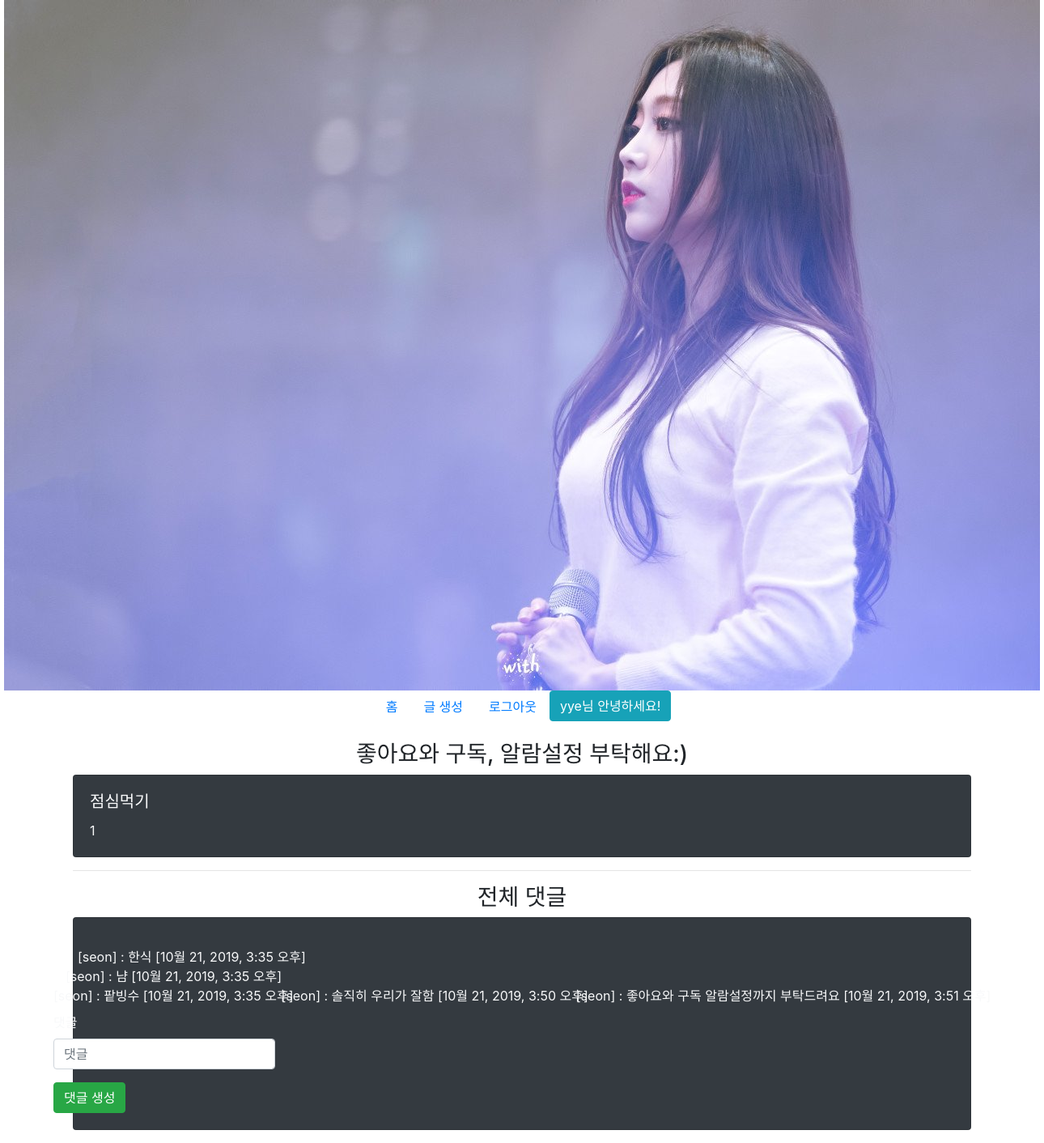
/board/3/detail/ (signed in), run on the app's committed database.
### board/models.py (models this page shows)
class Board(models.Model):
    title = models.CharField(max_length=100)
    content = models.CharField(max_length=100)
    created_at = models.DateField(auto_now_add=True)
    user = models.ForeignKey(settings.AUTH_USER_MODEL,
                             on_delete=models.CASCADE)

class Comment(models.Model):
    board = models.ForeignKey(Board, on_delete=models.CASCADE)
    content = models.CharField(max_length=100)
    created_time = models.DateTimeField(auto_now_add=True)
    user = models.ForeignKey(settings.AUTH_USER_MODEL,
                             on_delete=models.CASCADE)

### board/views.py (the view)
# urls.py: path('<int:id>/detail/', views.detail, name='detail'),
def detail(request, id):
    board = get_object_or_404(Board, id=id)
    comment_form = CommentForm()
    context = {
        'board': board,
        'comment_form': comment_form
    }
    return render(request, 'board/detail.html', context)

### board/forms.py
class CommentForm(forms.ModelForm):
    content = forms.CharField(label="댓글")
    class Meta:
        model = Comment
        fields = ("content",)

### board/templates/board/detail.html (shortened to what this page needs)
{% extends 'base.html' %}
{% load bootstrap4 %}
{% block body %}
<h3 class="text-center">좋아요와 구독, 알람설정 부탁해요:)</h3>
<div class="card bg-dark text-light">
  <div class="card-body">
    <h5 class="card-title">{{board.title}}</h5>
    <p class="card-text">{{board.content}}</p>
  </div>
</div>
<hr>
<h3 class="text-center">전체 댓글</h3>
<div class="card bg-dark text-light">
  <div class="card-body">
    {% for comment in board.comment_set.all %}
    <p>
      <div class="row">
        [{{comment.user}}] : {{comment.content}} [{{comment.created_time}}]
    </p>
    {% endfor %}
  </div>
</div>
{% if user.is_authenticated %}
<form action="{% url 'board:comment_create' board.id %}" method='POST'>
  {% bootstrap_form comment_form %}
  <input type="submit" value="댓글 생성" class="btn btn-success">
</form>
{% endif %}
{% endblock %}

### gallery/templates/base.html (shortened to what this page needs)
{% load bootstrap4 %}
{% load static %}
<!DOCTYPE html>
<html lang="en">
<head>
  {% bootstrap_css %}
</head>
<body>
  <div class="text-center">
    <a
      href="https://search.naver.com/search.naver?sm=top_hty&fbm=0&ie=utf8&query=%EB%9F%AC%EB%B8%94%EB%A6%AC%EC%A6%88+%EC%A7%80%EC%88%98"><img
        src="{% static 'jisoo.jpg' %}" alt=""></a>
  </div>
  <ul class="nav justify-content-center">
    <li class="nav-item">
      <a class="nav-link active" href="{% url 'board:index' %}">홈</a>
    </li>
    {% if user.is_authenticated %}
    <li class="nav-item">
      <a class="nav-link" href="{% url 'board:create' %}">글 생성</a>
    </li>
    <li class="nav-item">
      <a class="nav-link" href="{% url 'accounts:logout' %}">로그아웃</a>
    </li>
    <li class="nav-item">
      <h1 class="btn btn-info">{{user.username}}님 안녕하세요!</h1>
    </li>
    {% endif %}
  </ul>
  <div class="container my-3">
    {% block body %}
    {% endblock %}
  </div>
</body>
</html>

### data on the page
Board: title "점심먹기", content "1"
Comment: user "seon", content "한식", created_time "10월 21, 2019, 3:35 오후"
Comment: user "seon", content "냠", created_time "10월 21, 2019, 3:35 오후"
Comment: user "seon", content "팥빙수", created_time "10월 21, 2019, 3:35 오후"
Comment: user "seon", content "솔직히 우리가 잘함", created_time "10월 21, 2019, 3:50 오후"
Comment: user "seon", content "좋아요와 구독 알람설정까지 부탁드려요", created_time "10월 21, 2019, 3:51 오후"

### other printed values
{{ user.username }} "yye"
